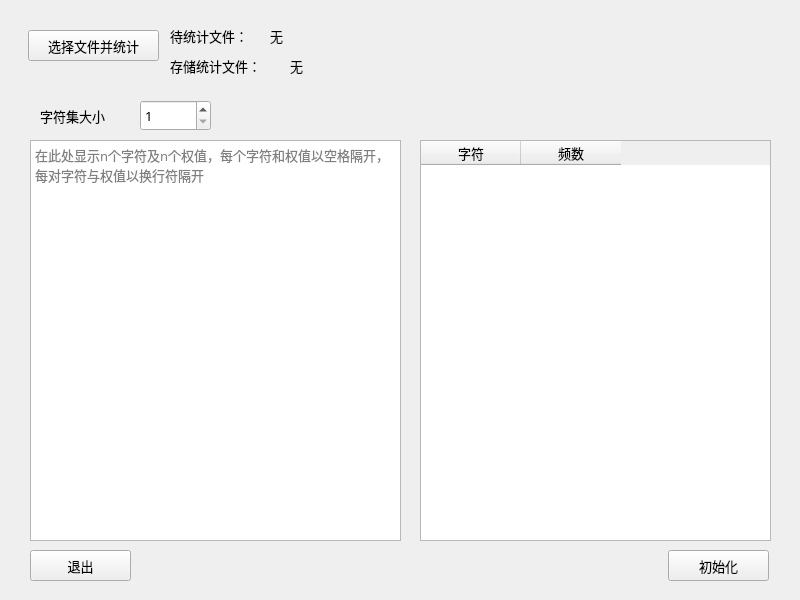
<?xml version="1.0" encoding="UTF-8"?>
<ui version="4.0">
 <class>initialWidget</class>
 <widget class="QWidget" name="initialWidget">
  <property name="geometry">
   <rect>
    <x>0</x>
    <y>0</y>
    <width>800</width>
    <height>600</height>
   </rect>
  </property>
  <property name="font">
   <font>
    <family>微软雅黑 Light</family>
    <pointsize>10</pointsize>
   </font>
  </property>
  <property name="windowTitle">
   <string>哈夫曼树初始化窗口</string>
  </property>
  <widget class="QSpinBox" name="spinBoxCharSize">
   <property name="geometry">
    <rect>
     <x>140</x>
     <y>100</y>
     <width>71</width>
     <height>31</height>
    </rect>
   </property>
   <property name="font">
    <font>
     <family>微软雅黑 Light</family>
     <pointsize>10</pointsize>
    </font>
   </property>
   <property name="minimum">
    <number>1</number>
   </property>
   <property name="maximum">
    <number>130</number>
   </property>
  </widget>
  <widget class="QLabel" name="label">
   <property name="geometry">
    <rect>
     <x>40</x>
     <y>100</y>
     <width>101</width>
     <height>31</height>
    </rect>
   </property>
   <property name="font">
    <font>
     <family>微软雅黑 Light</family>
     <pointsize>10</pointsize>
    </font>
   </property>
   <property name="text">
    <string>字符集大小</string>
   </property>
  </widget>
  <widget class="QPushButton" name="pushButtonInitial">
   <property name="geometry">
    <rect>
     <x>668</x>
     <y>550</y>
     <width>101</width>
     <height>31</height>
    </rect>
   </property>
   <property name="font">
    <font>
     <family>微软雅黑 Light</family>
     <pointsize>10</pointsize>
    </font>
   </property>
   <property name="toolTip">
    <string>初始化哈夫曼树</string>
   </property>
   <property name="text">
    <string>初始化</string>
   </property>
  </widget>
  <widget class="QPushButton" name="pushButtonExit">
   <property name="geometry">
    <rect>
     <x>30</x>
     <y>550</y>
     <width>101</width>
     <height>31</height>
    </rect>
   </property>
   <property name="font">
    <font>
     <family>微软雅黑 Light</family>
     <pointsize>10</pointsize>
    </font>
   </property>
   <property name="text">
    <string>退出</string>
   </property>
  </widget>
  <widget class="QPushButton" name="pushButtonChooseFile">
   <property name="geometry">
    <rect>
     <x>28</x>
     <y>30</y>
     <width>131</width>
     <height>31</height>
    </rect>
   </property>
   <property name="toolTip">
    <string>选择待统计字符的文本文件</string>
   </property>
   <property name="whatsThis">
    <string>选择</string>
   </property>
   <property name="text">
    <string>选择文件并统计</string>
   </property>
  </widget>
  <widget class="QLabel" name="label_2">
   <property name="geometry">
    <rect>
     <x>170</x>
     <y>20</y>
     <width>111</width>
     <height>31</height>
    </rect>
   </property>
   <property name="text">
    <string>待统计文件：</string>
   </property>
  </widget>
  <widget class="QLabel" name="labelStatisticedFile">
   <property name="geometry">
    <rect>
     <x>270</x>
     <y>20</y>
     <width>531</width>
     <height>31</height>
    </rect>
   </property>
   <property name="text">
    <string>无</string>
   </property>
  </widget>
  <widget class="QLabel" name="label_4">
   <property name="geometry">
    <rect>
     <x>170</x>
     <y>50</y>
     <width>111</width>
     <height>31</height>
    </rect>
   </property>
   <property name="text">
    <string>存储统计文件：</string>
   </property>
  </widget>
  <widget class="QLabel" name="labelStoreStatisticFile">
   <property name="geometry">
    <rect>
     <x>290</x>
     <y>50</y>
     <width>511</width>
     <height>31</height>
    </rect>
   </property>
   <property name="text">
    <string>无</string>
   </property>
  </widget>
  <widget class="QTextBrowser" name="textBrowser">
   <property name="geometry">
    <rect>
     <x>30</x>
     <y>140</y>
     <width>371</width>
     <height>401</height>
    </rect>
   </property>
   <property name="placeholderText">
    <string>在此处显示n个字符及n个权值，每个字符和权值以空格隔开，每对字符与权值以换行符隔开</string>
   </property>
  </widget>
  <widget class="QTableWidget" name="tableWidget">
   <property name="geometry">
    <rect>
     <x>420</x>
     <y>140</y>
     <width>351</width>
     <height>401</height>
    </rect>
   </property>
   <column>
    <property name="text">
     <string>字符</string>
    </property>
    <property name="font">
     <font>
      <family>微软雅黑 Light</family>
      <pointsize>10</pointsize>
     </font>
    </property>
   </column>
   <column>
    <property name="text">
     <string>频数</string>
    </property>
    <property name="font">
     <font>
      <family>微软雅黑 Light</family>
      <pointsize>10</pointsize>
     </font>
    </property>
   </column>
  </widget>
 </widget>
 <resources/>
 <connections/>
</ui>
